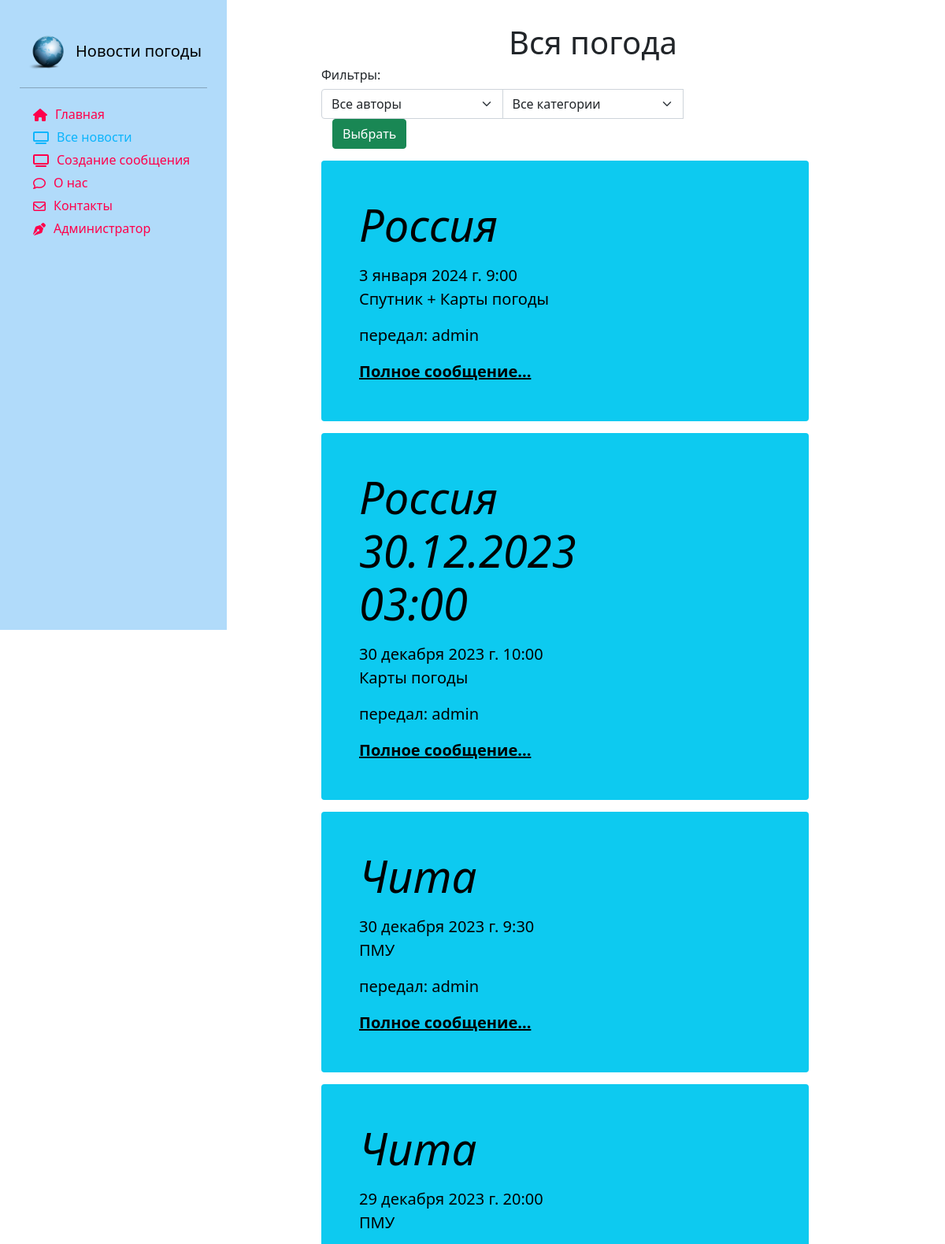
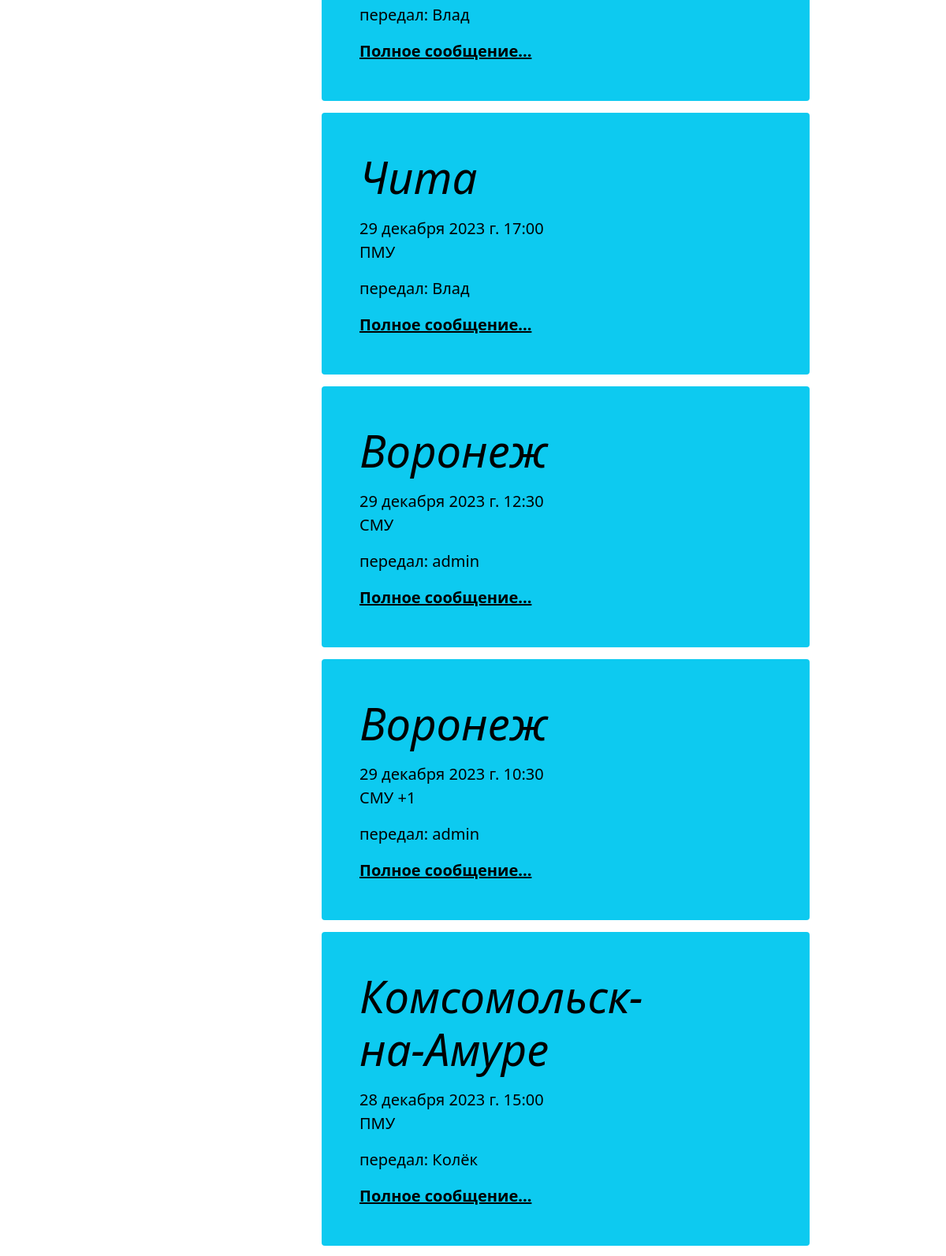
Screenshot of /news/all_news (upper part) with the database file from the repository (2 pictures, top to bottom).
### news/models.py (models this page shows, shortened)
class Article(models.Model):
    categories = (('ФП', 'Фактическая погода'),
                  ('ПП', 'Прогноз погоды'),
                  ('ШО', 'Штормовое оповещение'),
                  ('ШП', 'Штормовое предупреждение'),
                  ('КП', 'Карты погоды'))
    author = models.ForeignKey(User, on_delete=models.SET_NULL, null=True, verbose_name='Автор')
    title = models.CharField('Пункт', max_length=50, default='')
    category = models.CharField(choices=categories, max_length=20, verbose_name='Категория сообщения')
    anouncement = models.TextField('Анонс', max_length=250)
    text = models.TextField('Текст сообщения')
    date = models.DateTimeField('Дата наблюдения', auto_created=True)
    tags = models.ManyToManyField(to=Tag, blank=True, verbose_name='Явления')
    slug = models.SlugField()
    class Meta:
        ordering = ['-date', 'title']
        verbose_name = 'Сообщение'
        verbose_name_plural ='Сообщения'

### news/views.py (the view)
# urls.py: path('', views.index, name='demo'),
def index(request):
    author_list = User.objects.all()
    categories = Article.categories
    tag_list = Tag.objects.all().values('title')
    selected_author = 0
    selected_category = 0
    selected_tag = 0
    if request.method == "POST":
        selected_author = int(request.POST.get('author_filter'))
        selected_category = int(request.POST.get('category_filter'))
        if selected_author == 0:
            articles = Article.objects.all().order_by('-date')
        else:
            articles = Article.objects.filter(author=selected_author).order_by('-date')
        if selected_category != 0:
            articles = articles.filter(category__icontains=categories[selected_category-1][0]).order_by('-date')
    else:
        articles = Article.objects.all().order_by('-date')
    context = {'articles': articles, 'author_list': author_list, 'selected_author': selected_author, 'categories':categories,
               'selected_category': selected_category,}
    return render(request,'news/index.html', context)

### news/templates/news/index.html (shortened to what this page needs)
{% extends 'main/base_template.html' %}
{% load static %}
{% load bootstrap5 %}
{% block content %}
<div class="row">
    <div class="text-center" style="margin-top:30px;">
        <h1>Вся погода</h1>
    </div>
    <div class="content_center">
        <h6> Фильтры: </h6>
        <div class="form-group col-8">
            <form method="post">
                <div class="input-group">
                    <select class="form-select" name="author_filter" style="width:40%">
                        <option value="0">Все авторы</option>
                    </select>
                    <select class="form-select" name="category_filter" style="width:40%">
                        <option value="0">Все категории</option>
                    </select>
                    <span class="input-group-btn">
                        <input type="submit" class="btn btn-success" value="Выбрать" style="margin: 0 15px">
                    </span>
                </div>
            </form>
        </div>
    </div>
    {% for article in articles %}
    <div class="single_news">
        <div class="p-4 p-md-5 text-black rounded bg-info">
            <div class="col-md-6 px-0">
                <h1 class="display-4 fst-italic"> {{ article.title }}</h1>
                <p class="lead my-3">{{ article.date }} {{ article.anouncement }}</p>
                <p class="lead my-3">передал: {{ article.author }} </p>
                <p class="lead mb-0"><a href="{% url 'news_detail' article.pk %}" class="text-black fw-bold">Полное
                    сообщение...</a></p>
            </div>
        </div>
    </div>
    {% endfor %}
</div>
{% endblock %}

### main/static/main/css/style.css (style rules this page uses)
body { #background-color:#1abaff; }
a { text-decoration:none; color:black; }
body .single_news { margin-top:15px; float: left; width: 90%; }

### rows the page displays
Article: title "Россия", date "3 января 2024 г. 9:00", anouncement "Спутник + Карты погоды", author "admin"
Article: title "Россия 30.12.2023 03:00", date "30 декабря 2023 г. 10:00", anouncement "Карты погоды", author "admin"
Article: title "Чита", date "30 декабря 2023 г. 9:30", anouncement "ПМУ", author "admin"
Article: title "Чита", date "29 декабря 2023 г. 20:00", anouncement "ПМУ", author "Влад"
Article: title "Чита", date "29 декабря 2023 г. 17:00", anouncement "ПМУ", author "Влад"
Article: title "Воронеж", date "29 декабря 2023 г. 12:30", anouncement "СМУ", author "admin"
Article: title "Воронеж", date "29 декабря 2023 г. 10:30", anouncement "СМУ +1", author "admin"
Article: title "Комсомольск-на-Амуре", date "28 декабря 2023 г. 15:00", anouncement "ПМУ", author "Колёк"
